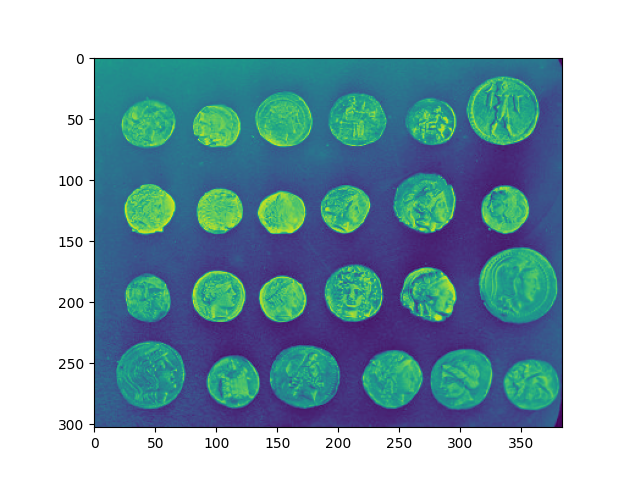
#> input picture Photos/Figure_1.png, 640 x 480 px
$ python contour.py
#> lines starting #> are read from the running program, lines starting #| are printed output that depends on the picture; after the words box and inside, x2 and y2 are one past the last pixel; in counts of white or black regions, pixels touching at a corner belong together
import cv2 as cv
import numpy as np

# Edge detection and contours are used to locate points in images where the color or brightness have great changes.

# Edges could therefore correspond to:
#   Boundaries of an object in an image
#   Boundaries of shadowing or lighting conditions in an image
#   Boundaries of “parts” within an object


img = cv.imread("Photos/Figure_1.png")
#> img is the input picture: shape (480, 640, 3); mean B, G, R 182.5, 172.5, 141.8
blank = np.zeros(img.shape, dtype="uint8")
gray = cv.cvtColor(img, cv.COLOR_BGR2GRAY, cv.BORDER_DEFAULT)
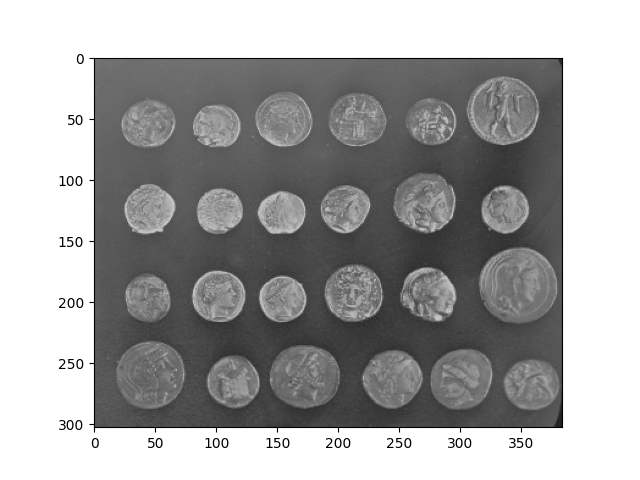
#> gray: shape (480, 640); min 0, max 255, mean 164.5

# blur = cv.blur(gray, (3,3))
canny = cv.Canny(img, 170, 255)
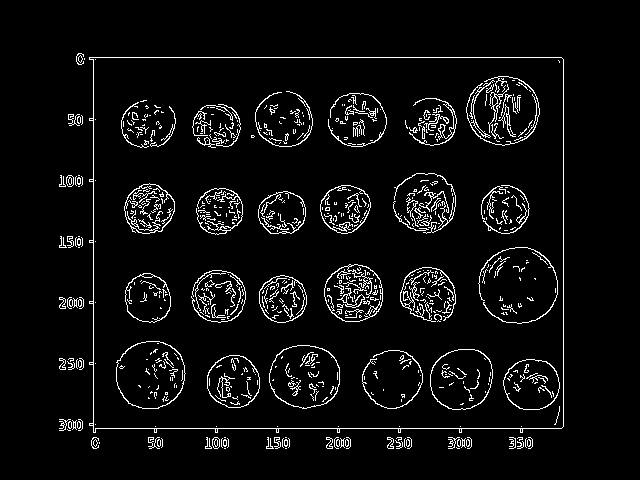
#> canny: shape (480, 640); 5.3% white in thin lines or dots, all inside (x1, y1, x2, y2) = (59, 53, 564, 449)

# Converting Image to black and white -> Binarizing an image
# below 125 is zero BGR code (black), above 125 is 255 BGR code (white)
# 125 is BGR code of gray color
# 255 is maximum BGR code value and It is white
# threshold in this place means changes of intensity (between white and black)
#ret, thresh = cv.threshold(gray, 125, 255, cv.THRESH_BINARY)


# It is like find the edges of an image
contours, hierarchies = cv.findContours(canny, cv.RETR_LIST, cv.CHAIN_APPROX_SIMPLE)
#> contours = 846 contours, 776 with area under 20; largest, box (x1, y1, x2, y2) and area: (89, 57, 564, 433) 174500, (89, 57, 564, 433) 174380, (116, 341, 186, 409) 3706, (116, 341, 186, 409) 3652, (269, 345, 340, 409) 3541
cv.drawContours(blank, contours, -1, (0, 0, 255), 1)
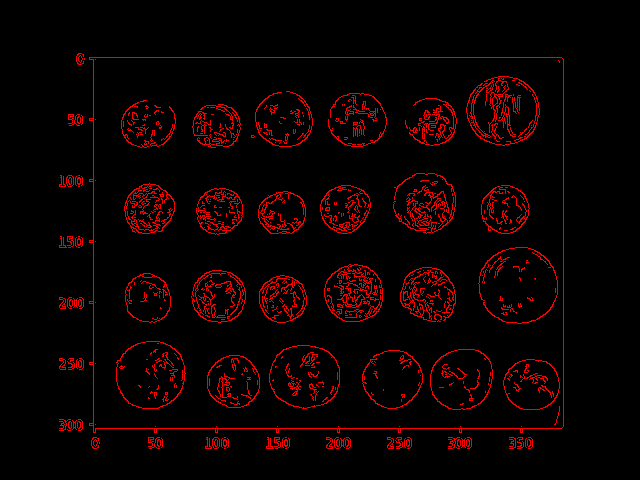
#> blank: shape (480, 640, 3); mean of channels 0, 1, 2 0, 0, 13.5; drawn as B, G, R
cv.imshow("Draw Contours", blank)

cv.waitKey(0)

$ run again, with Photos/Figure_4.png copied over Photos/Figure_1.png
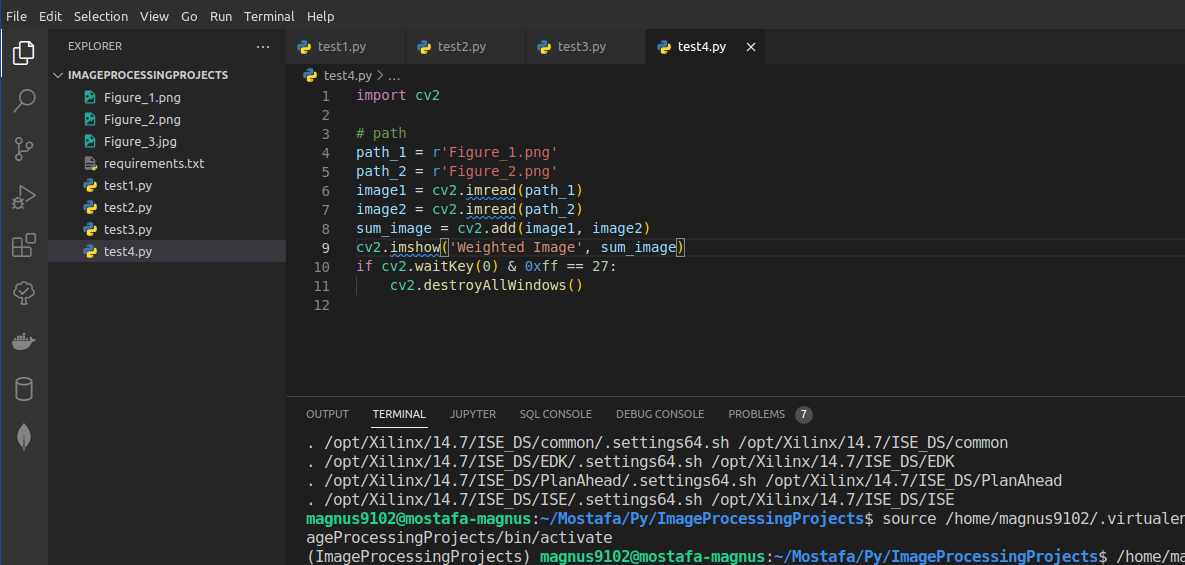
#> input picture Photos/Figure_4.png, 1185 x 565 px
#> img is the input picture: shape (565, 1185, 3); mean B, G, R 41.2, 40.8, 39.6
#> `canny = cv.Canny(img, 170, 255)`:
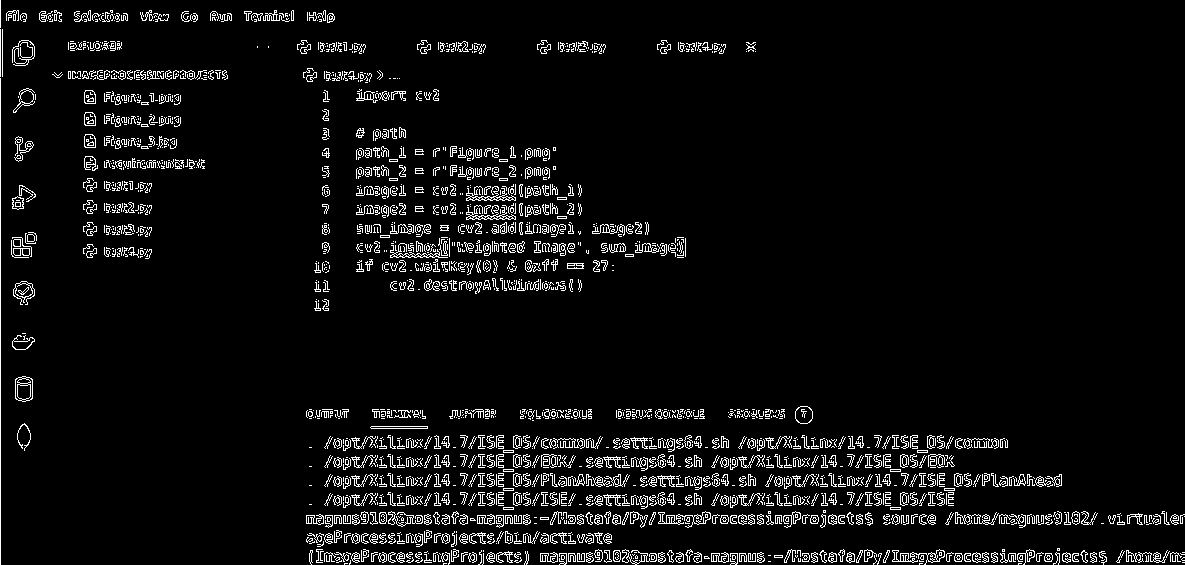
#> canny: shape (565, 1185); 5.4% white in thin lines or dots
#> contours = 2969 contours, 2530 with area under 20; largest, box (x1, y1, x2, y2) and area: (15, 376, 33, 402) 387, (795, 406, 813, 424) 249, (795, 406, 813, 424) 239, (13, 281, 35, 305) 230, (13, 88, 35, 113) 210
#> `cv.drawContours(blank, contours, -1, (0, 0, 255), 1)`:
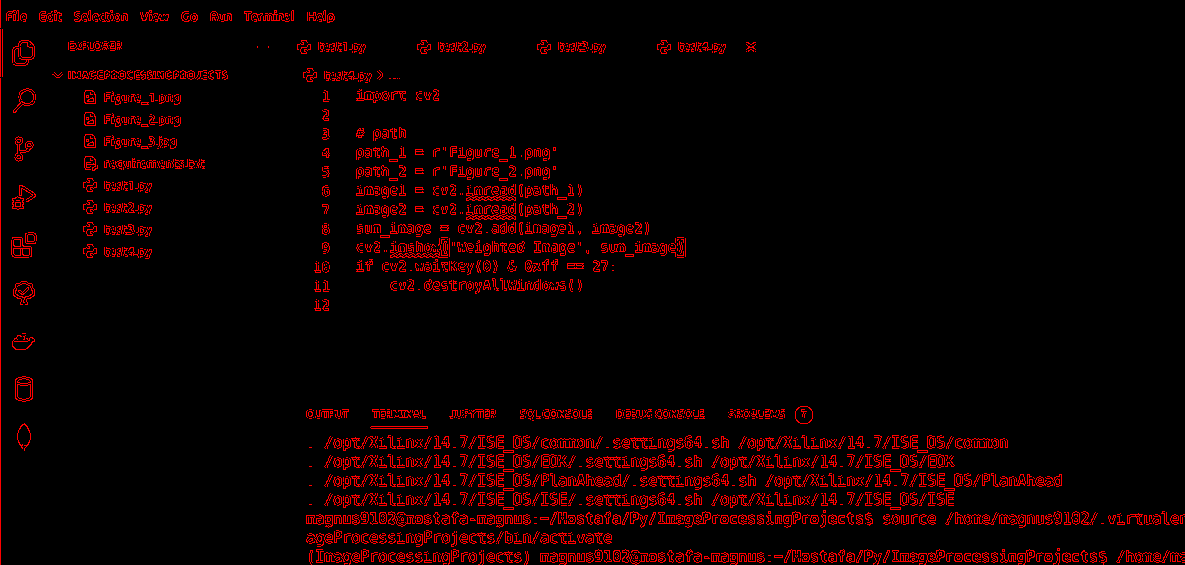
#> blank: shape (565, 1185, 3); mean of channels 0, 1, 2 0, 0, 13.9; drawn as B, G, R
